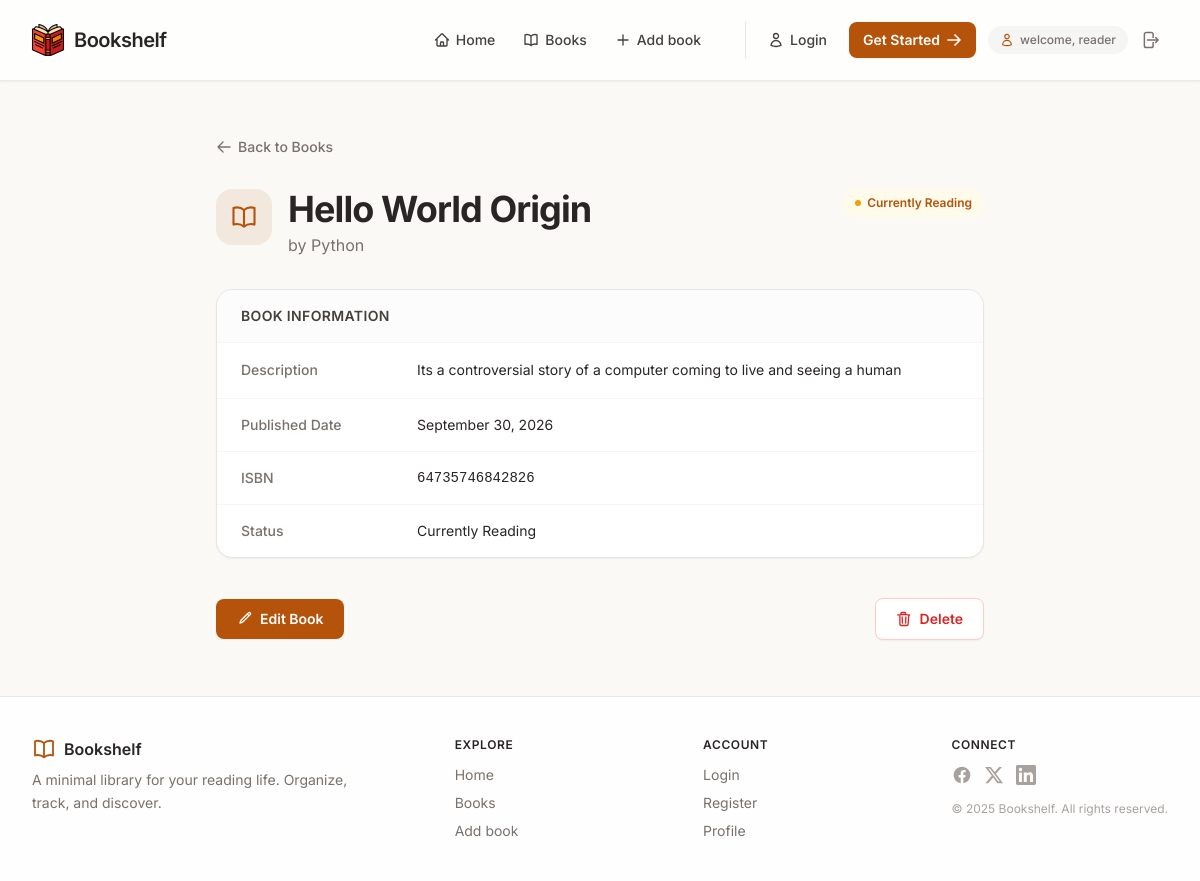
Screenshot of /book/3/ with the database file from the repository.
### shelf/models.py (models this page shows, shortened)
class Book(models.Model):
    STATUS_CHOICES=[
        ("want", "Want To Read"),
        ("reading", "Currently Reading"),
        ("read", "Finished"),
    ]
    title = models.CharField(max_length=200)
    author = models.CharField(max_length = 200)
    description = models.TextField()
    isbn = models.CharField(max_length=200)
    status = models.CharField(max_length=10, choices=STATUS_CHOICES, default="want")
    published_at = models.DateField(blank=True, null=True, auto_now_add=True )
    updated_at = models.DateField(blank=True, null=True, auto_now=True)
    class Meta:
        ordering = ['published_at']

### shelf/views.py (the view)
# urls.py: path('book/<int:pk>/', views.book_detail, name='book_detail'),
def book_detail(request, pk):
    context = {}
    try:
         book = Book.objects.get(pk=pk)
         context['book'] = book
    except Book.DoesNotExist:
        messages.error(request, 'Book Not Found.')
        return redirect('shelf:books')
    return render(request, 'shelf/book_detail.html', context)

### shelf/templates/shelf/book_detail.html (shortened to what this page needs)
{% extends "layout.html" %}
{% block content %}
<div class="flex flex-col gap-8 max-w-3xl mx-auto">
  <a href="{% url 'shelf:books' %}"
     class="inline-flex items-center gap-1.5 text-sm font-medium text-stone-500 hover:text-amber-700 transition-colors w-fit">
    <svg class="w-4 h-4" fill="none" stroke="currentColor" stroke-width="2" viewBox="0 0 24 24">
      <path stroke-linecap="round" stroke-linejoin="round" d="M10.5 19.5L3 12m0 0l7.5-7.5M3 12h18" />
    </svg>
    Back to Books
  </a>
  <div class="flex flex-col sm:flex-row sm:items-start justify-between gap-4">
    <div class="flex items-start gap-4">
      <div class="w-14 h-14 rounded-2xl bg-amber-700/10 flex items-center justify-center text-amber-700 shrink-0">
      </div>
      <div>
        <h1 class="text-3xl md:text-4xl font-bold tracking-tight text-stone-800">
          {{ book.title }}
        </h1>
        <p class="text-stone-500 mt-1">by {{ book.author }}</p>
      </div>
    </div>
    {% if book.status %}
      <span class="inline-flex items-center gap-1.5 px-3 py-1.5 rounded-full text-xs font-semibold
        {% if book.status == 'read' %}bg-emerald-50 text-emerald-700
        {% elif book.status == 'reading' %}bg-amber-50 text-amber-700
        {% else %}bg-stone-100 text-stone-600{% endif %}">
        <span class="w-1.5 h-1.5 rounded-full
          {% if book.status == 'read' %}bg-emerald-500
          {% elif book.status == 'reading' %}bg-amber-500
          {% else %}bg-stone-400{% endif %}"></span>
        {{ book.get_status_display|default:book.status }}
      </span>
    {% endif %}
  </div>
  <div class="bg-white border border-stone-200 rounded-2xl shadow-sm overflow-hidden">
    <div class="px-6 py-4 border-b border-stone-100 bg-stone-50/50">
      <h2 class="text-sm font-semibold text-stone-700 uppercase tracking-wide">Book Information</h2>
    </div>
    <dl class="divide-y divide-stone-100">
      <div class="px-6 py-4 flex flex-col sm:flex-row sm:items-center gap-1 sm:gap-4">
        <dt class="text-sm font-medium text-stone-500 sm:w-40 shrink-0">Description</dt>
        <dd class="text-sm text-stone-800 leading-relaxed">{{ book.description|default:"—" }}</dd>
      </div>
      <div class="px-6 py-4 flex flex-col sm:flex-row sm:items-center gap-1 sm:gap-4">
        <dt class="text-sm font-medium text-stone-500 sm:w-40 shrink-0">Published Date</dt>
        <dd class="text-sm text-stone-800">{{ book.published_at|date:"F j, Y"|default:"—" }}</dd>
      </div>
      <div class="px-6 py-4 flex flex-col sm:flex-row sm:items-center gap-1 sm:gap-4">
        <dt class="text-sm font-medium text-stone-500 sm:w-40 shrink-0">ISBN</dt>
        <dd class="text-sm text-stone-800 font-mono">{{ book.isbn|default:"—" }}</dd>
      </div>
      <div class="px-6 py-4 flex flex-col sm:flex-row sm:items-center gap-1 sm:gap-4">
        <dt class="text-sm font-medium text-stone-500 sm:w-40 shrink-0">Status</dt>
        <dd class="text-sm text-stone-800">{{ book.get_status_display|default:book.status }}</dd>
      </div>
    </dl>
  </div>
  <div class="flex flex-col sm:flex-row items-stretch sm:items-center gap-3 pt-2">
    <a href="{% url 'shelf:book_edit' book.id %}"
       class="inline-flex items-center justify-center gap-2 px-5 py-2.5 bg-amber-700 hover:bg-amber-800 text-white text-sm font-semibold rounded-lg shadow-sm hover:shadow transition-all">
      <svg class="w-4 h-4" fill="none" stroke="currentColor" stroke-width="2" viewBox="0 0 24 24">
        <path stroke-linecap="round" stroke-linejoin="round" d="M16.862 4.487l1.687-1.688a1.875 1.875 0 112.652 2.652L10.582 16.07a4.5 4.5 0 01-1.897 1.13L6 18l.8-2.685a4.5 4.5 0 011.13-1.897l8.932-8.931zM19.5 7.125L16.875 4.5" />
      </svg>
      Edit Book
    </a>
    <form method="post" action="{% url 'shelf:book_delete' book.id %}"
          onsubmit="return confirm('Are you sure you want to delete this book?');"
          class="sm:ml-auto">
      <button type="submit"
              class="w-full sm:w-auto inline-flex items-center justify-center gap-2 px-5 py-2.5 bg-white hover:bg-red-50 text-red-600 text-sm font-semibold rounded-lg border border-red-200 hover:border-red-300 shadow-sm transition-all">
        Delete
      </button>
    </form>
  </div>
</div>
{% endblock %}

### templates/layout.html (style rules this page uses)
* { font-family: 'Inter', system-ui, sans-serif; }

### rows the page displays
Book: title "Hello World Origin", author "Python", status "Currently Reading", description "Its a controversial story of a computer coming to live and seeing a human", published_at "September 30, 2026", isbn "64735746842826"
